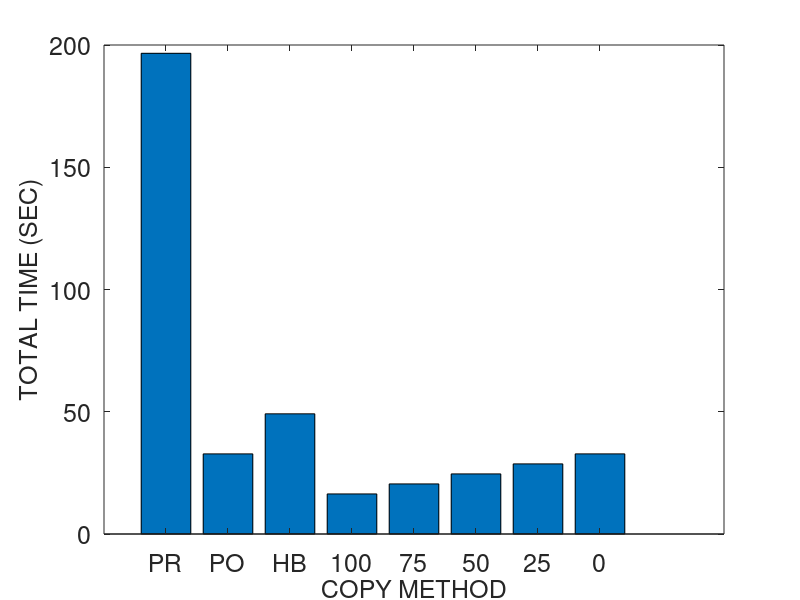
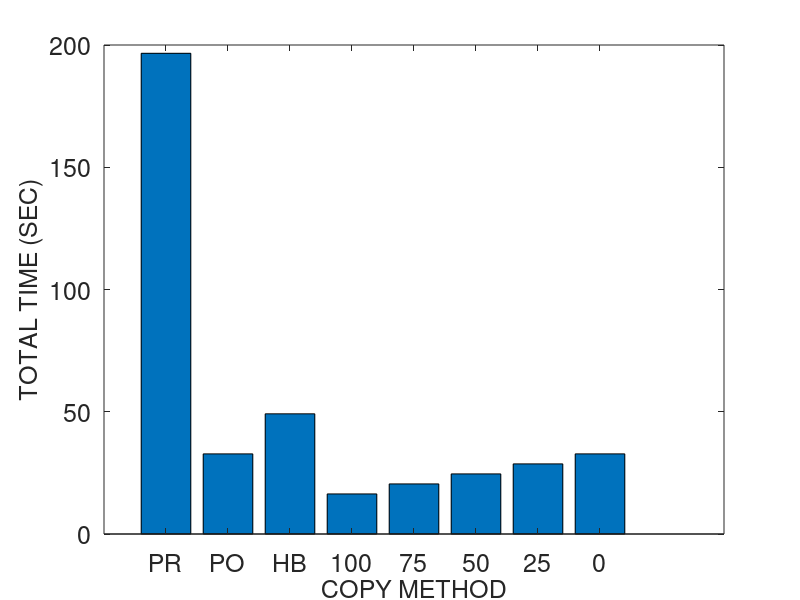
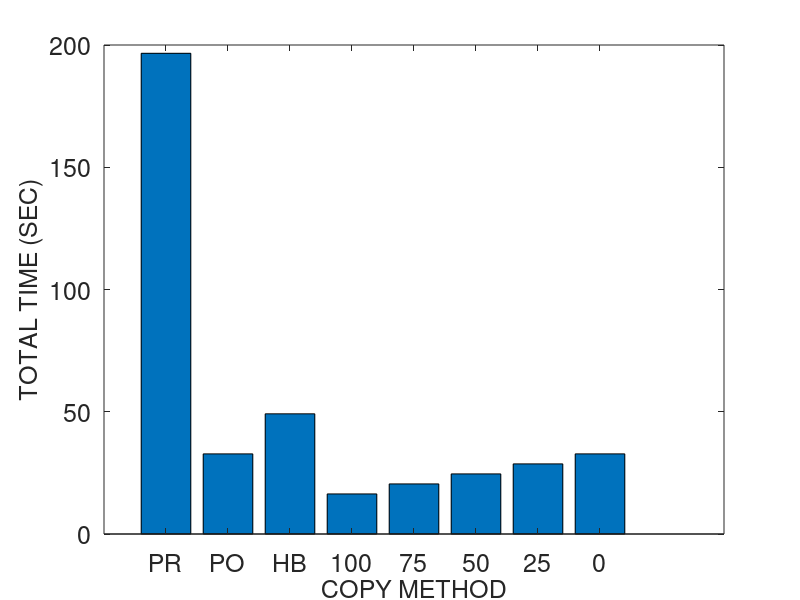
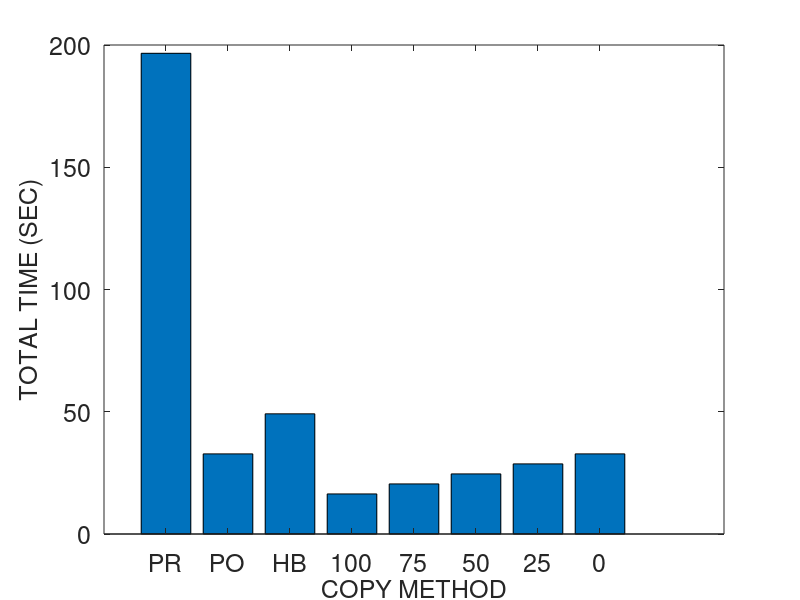

MATLAB code to generate these figures, in order:
% basic hybrid copy migration
	global wss numpages readrate dirtyrate pagesize b scinfo
	global totaltime downtime totaldata

% memory size in MB
r = 4096
r *= 1024 % convert to KB

% page dirty rate in percent (%): against to total memory pages
readrate = 50
prefix = strcat ("M4G_R", num2str(readrate))
readrate /= 100

dirtyrate = 50 
prefix = strcat (prefix, "_W", num2str(dirtyrate))
dirtyrate /= 100

% prediction accuracy 0 through 1
acc = 1

pagesize = 4 % in KB
numpages = r / pagesize

% delta compression rate
comp = 0.5 

% amount of CPU and device states in KB 
scinfo = 100

% working set size in number of pages
wss = numpages * 0.25

% 0: zero, 1: read, 2: dirtied, 3: inactive data
mem = zeros(1, numpages);

run = 1

%prefix = strcat (prefix, "_acc", num2str(acc), "_r", num2str(run))

% bandwidth in gbps
b = 1000 
b = b * 1024/8 % convert to KB

%fontsize = 10
fontsize = 18
%fontsize = 20

totaltime = 0;
downtime = 0;
totaldata = 0;

A = zeros(8, 3);

%%%%%%%%%%%%%%%%%%%%%%%%%%%%%%
% precopy migration
%%%%%%%%%%%%%%%%%%%%%%%%%%%%%%
fprintf('\n')
disp('==================== Precopy migration ====================')
% iterations
present = numpages * pagesize
iter = 0
while present > 50 && iter < 29 && totaldata < 4*r
	pretime = present / b
	totaltime += pretime
	totaldata += present
	present = numpages * pagesize * dirtyrate 
	%dirts = wss * dirtyrate
	iter += 1
end

% stop-and-copy phase
% stop conditions: 29 iterations, 50 pages, 4 memory size sent
scsent = scinfo + present * pagesize
downtime = scsent / b
totaltime += downtime
totaldata += scsent

% network fault rate
NFR = 0

A (1, 1) = totaltime;
A (1, 2) = downtime;
A (1, 3) = totaldata;

%%%%%%%%%%%%%%%%%%%%%%%%%%%%%%
% postcopy migration
%%%%%%%%%%%%%%%%%%%%%%%%%%%%%%
fprintf('\n')
disp('===================== Postcopy migration ======================')
totaltime = 0;
downtime = 0;
totaldata = 0;

% stop-and-copy phase
scsent = scinfo
downtime = scsent / b
totaltime += downtime
totaldata += scsent

% prepaging (bubbling) and on-demand paging
postsent = r
posttime = postsent/b
totaltime += posttime
totaldata += postsent
% network fault rate
NFR = 0.2

A (2, 1) = totaltime;
A (2, 2) = downtime;
A (2, 3) = totaldata;

%%%%%%%%%%%%%%%%%%%%%%%%%%%%%%
% hybrid copy migration
%%%%%%%%%%%%%%%%%%%%%%%%%%%%%%
fprintf('\n')
disp('==================== Hybrid copy migration ====================')
totaltime = 0;
downtime = 0;
totaldata = 0;

% precopy phase: single iteration
present = r
pretime = present / b
totaltime += pretime
totaldata += present

% stop-and-copy phase
bitmapsize = 500 % KB
scsent = scinfo + bitmapsize
downtime = scsent / b
totaltime += downtime
totaldata += scsent

% postcopy phase: prepaging (bubbling) and on-demand paging
%dirts = wss * dirtyrate
dirts = numpages * dirtyrate
postsent = dirts * pagesize
posttime = postsent/b
totaltime += posttime
totaldata += postsent
% network fault rate
NFR = 0.2

A (3, 1) = totaltime;
A (3, 2) = downtime;
A (3, 3) = totaldata;

%%%%%%%%%%%%%%%%%%%%%%%%%%%%%%
% proactive hybrid copy migration
%%%%%%%%%%%%%%%%%%%%%%%%%%%%%%
%disp(char(10))
fprintf('\n')
disp('=============== Proactive hybrid copy migration ================')

function [tt, dt, td] = prohybrid(acc)
	global wss numpages readrate dirtyrate pagesize b scinfo
	global totaltime downtime totaldata

	totaltime = 0;
	downtime = 0;
	totaldata = 0;

% precopy phase
% LRU, PFR

% scan the dirtied pages
% for dirtied pages
% 	mark dirtied (1)
% 	mem(random (1, wss * 0.1))	
%randperm(int64(wss * 0.1));
% for read pages
% 	mark read (2)
% 	mem (random (wss * 0.1, wss * 0.2))

% for pages
% 	predict read/write

% send the pages most likely to be read and least likely to be dirtied
% do not send the pages most likely to be dirtied
% construct queue with the order of p1/p2
%reads = numpages * 0.4 
% total read rate = wss * read_rate = 0.25 * 0.16 = 0.04 (4%)
%read_rate = 0.16
%read_rate = 0.04 % 4% of total memory
% total write rate = wss * write_rate = 0.25 * 0.16 = 0.04 (4%)
%write_rate = 0.16
%write_rate = 0.04 % 4% of total memory
% simple case: readonly pages (RO) - zero dirtied pages 
%RO = 0.3
	pred_pages = numpages * readrate * acc

% LRU
% for LRU queue
% 	mark sent
%	insert the pages into cache and perform delta compression

	present = pred_pages * pagesize
	pretime = present/b
	totaltime += pretime
	totaldata += present

	% stop-and-copy phase
	% send the CPU and device states
	bitmapsize = 500 % KB
	scsent = scinfo + bitmapsize
	downtime = scsent/b
	totaltime += downtime
	totaldata += scsent

	% postcopy phase
	postsent = (numpages - pred_pages) * pagesize

	% exclude the predicted dirtied pages 
	pred_dirts = numpages * dirtyrate * acc
	postsent = (numpages - pred_pages - pred_dirts) * pagesize
	posttime = postsent/b
	totaltime += posttime
	totaldata += postsent
end

% network fault rate
NFR = 0.2

prohybrid(acc)
A (4, 1) = totaltime;
A (4, 2) = downtime;
A (4, 3) = totaldata;

acc = 0.75
prohybrid(acc);
A (5, 1) = totaltime;
A (5, 2) = downtime;
A (5, 3) = totaldata;

acc = 0.5
prohybrid(acc);
A (6, 1) = totaltime;
A (6, 2) = downtime;
A (6, 3) = totaldata;

acc = 0.25
prohybrid(acc);
A (7, 1) = totaltime;
A (7, 2) = downtime;
A (7, 3) = totaldata;

acc = 0
prohybrid(acc);
A (8, 1) = totaltime;
A (8, 2) = downtime;
A (8, 3) = totaldata

%%%%%%%%%%%%%%%%%%%%%%%%%%%%%%%%%%%%%%%%%%%%%%%%%%%%%%%
%                     plotting
% precopy
% postcopy
% hybrid
% pro-hybrid
%%%%%%%%%%%%%%%%%%%%%%%%%%%%%%%%%%%%%%%%%%%%%%%%%%%%%%%

%prefix = "M4G_R14W14_acc100_r1"
%prefix = strcat ("M4G_R", readrate, "W", dirtyrate, "acc", acc, "r", run)
%prefix = strcat (prefix, "W")
%prefix = strcat (prefix, dirtyrate)

dlmwrite (prefix, A, ' ')

%%%%%%%%%%%%%%%%%%%% total time %%%%%%%%%%%%%%%%%%%%%%
figure;
output = strcat(prefix, ".tt");
%output = prefix
%x = ['PRECOPY', 'POSTCOPY', 'HYBRID', 'PRO-HYBRID'];
%x = {'PRE', 'POST', 'HYBR', 'PROH100', 'PROH75', 'PROH50', 'PROH25', 'PROH0'};
x = {'PR', 'PO', 'HB', '100', '75', '50', '25', '0'};
%x = {'1', '2', '3', '4', '5', '6', '7', '8'};
xinterval = 1
xintervals = 1:xinterval:(xinterval*length(x));
%xintervals = 1:3:3*length(x);
%xintervals = 1:4:4*length(x);
%plot(x, A(:,2)/1000000, x, A(:,3)/1000000, '-.*');
%plot(A(:,2));

%xtics = 1:4:16
%bar(xtics, A(:,1))
%bar(A(:,1), XTicksLabelStyle = Diagonal)
%bar(xintervals, A(:,1))
bar(A(:,1))
%set(gca, 'XTick', 1:4:32, 'XTickLabel', x, 'FontSize', fontsize)
%set(gca, 'XTick', xintervals, 'XTickLabel', x, 'FontSize', fontsize)
set(gca, 'XTickLabel', x, 'FontSize', fontsize)
xlabel('COPY METHOD', 'FontSize', fontsize);
ylabel('TOTAL TIME (SEC)', 'FontSize', fontsize);
%legend('PRECOPY', 'POSTCOPY', 'HYBRID', 'PRO-HYBRID');
%bar(x, A(:,1))

saveas (1, strcat(output, ".png"));
saveas (1, strcat(output, ".eps"));
saveas (1, strcat(output, ".emf"));

%%%%%%%%%%%%%%%%%%%% downtime %%%%%%%%%%%%%%%%%%%%%%
figure;
output = strcat(prefix, ".dt");

bar(A(:,2))
%bar(xintervals, A(:,2))
set(gca, 'XTick', 1:8, 'XTickLabel', x, 'FontSize', fontsize)
xlabel('COPY METHOD', 'FontSize', fontsize);
ylabel('DOWNTIME (SEC)', 'FontSize', fontsize);

saveas (1, strcat(output, ".png"));
saveas (1, strcat(output, ".eps"));
saveas (1, strcat(output, ".emf"));

%%%%%%%%%%%%%%%%%%%% total data %%%%%%%%%%%%%%%%%%%%%%
figure;
output = strcat(prefix, ".td");

bar(A(:,3))
%bar(xintervals, A(:,3))
set(gca, 'XTick', 1:8, 'XTickLabel', x, 'FontSize', fontsize)
xlabel('COPY METHOD', 'FontSize', fontsize);
ylabel('TOTAL DATA TRANSFERRED (KB)', 'FontSize', fontsize);

saveas (1, strcat(output, ".png"));
saveas (1, strcat(output, ".eps"));
saveas (1, strcat(output, ".emf"));
